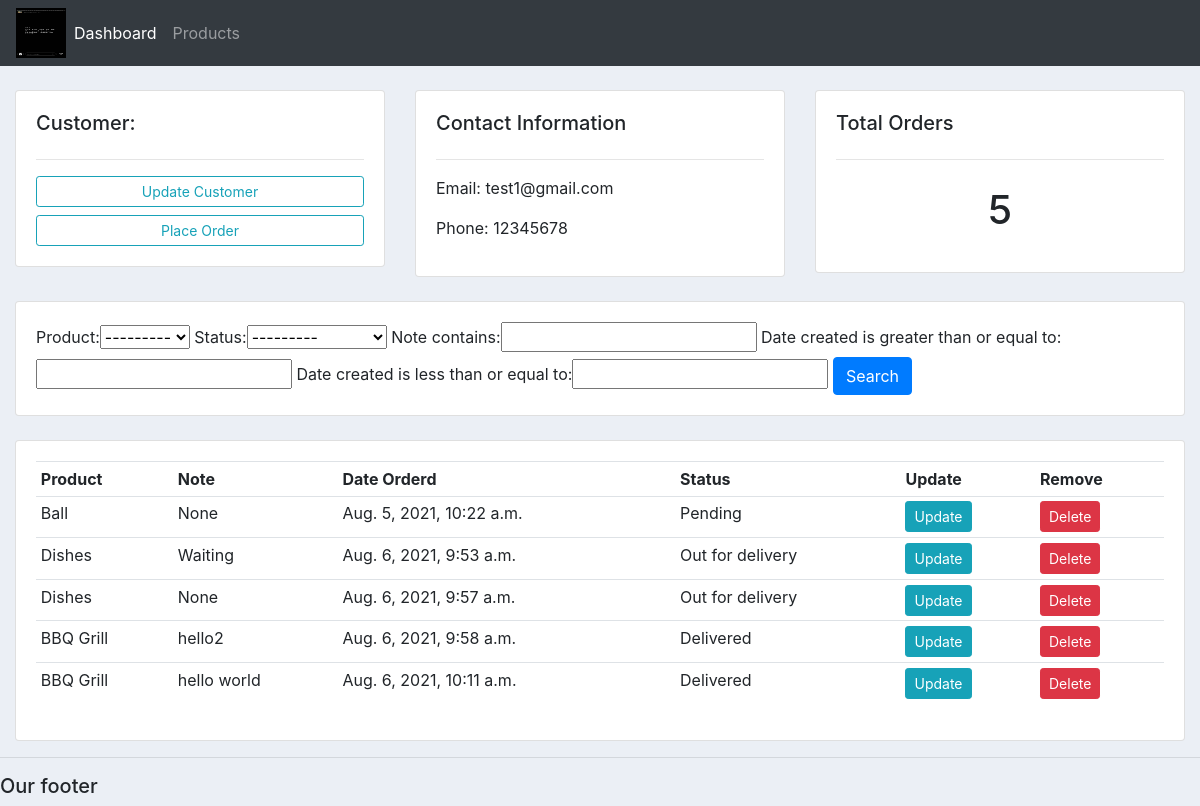
The app's page /customer/1/ with its own data.
### accounts/models.py (models this page shows, shortened)
class Customer(models.Model):
	name = models.CharField(max_length=200, null=True)
	phone = models.CharField(max_length=200, null=True)
	email = models.CharField(max_length=200, null=True)
	date_created = models.DateTimeField(auto_now_add=True, null=True)

class Order(models.Model):
	STATUS = (
			('Pending', 'Pending'),
			('Out for delivery', 'Out for delivery'),
			('Delivered', 'Delivered'),
			)
	customer = models.ForeignKey(Customer, null=True, on_delete= models.SET_NULL)
	product = models.ForeignKey(Product, null=True, on_delete= models.SET_NULL)
	date_created = models.DateTimeField(auto_now_add=True, null=True)
	status = models.CharField(max_length=200, null=True, choices=STATUS)
	note = models.CharField(max_length=1000, null=True)

class Product(models.Model):
	CATEGORY = (
			('Indoor', 'Indoor'),
			('Out Door', 'Out Door'),
			)
	name = models.CharField(max_length=200, null=True)
	price = models.FloatField(null=True)
	category = models.CharField(max_length=200, null=True, choices=CATEGORY)
	description = models.CharField(max_length=200, null=True, blank=True)
	date_created = models.DateTimeField(auto_now_add=True, null=True)
	tags = models.ManyToManyField(Tag)
	def __str__(self):
		return self.name

### accounts/views.py (the view)
# urls.py: path('customer/<str:pk_test>/', views.customer, name="customer"),
def customer(request, pk_test):
	customer = Customer.objects.get(id=pk_test)
	orders = customer.order_set.all()
	order_count = orders.count()
	myFilter = OrderFilter(request.GET, queryset=orders)
	orders  = myFilter.qs
	context = {'customer':customer, 'orders':orders, 'order_count':order_count,'myFilter':myFilter}
	return render(request, 'accounts/customer.html',context)

### accounts/templates/accounts/customer.html
{%  extends 'accounts/main.html' %}
{% block content %}
	<br>
<div class="row">
	<div class="col-md">
		<div class="card card-body">
			<h5>Customer:</h5>
			<hr>
			<a class="btn btn-outline-info  btn-sm btn-block" href="">Update Customer</a>
			<a class="btn btn-outline-info  btn-sm btn-block" href="{% url 'create_order' customer.id %}">Place Order</a>
		</div>
	</div>
	<div class="col-md">
		<div class="card card-body">
			<h5>Contact Information</h5>
			<hr>
			<p>Email: {{customer.email}}</p>
			<p>Phone: {{customer.phone}}</p>
		</div>
	</div>
	<div class="col-md">
		<div class="card card-body">
			<h5>Total Orders</h5>
			<hr>
			<h1 style="text-align: center;padding: 10px">{{order_count}}</h1>
		</div>
	</div>
</div>
<br>
<div class="row">
	<div class="col">
		<div class="card card-body">
			<form method="get">
				{{myFilter.form}}
		    <button class="btn btn-primary" type="submit">Search</button>
		  </form>
		</div>
	</div>
</div>
<br>
<div class="row">
	<div class="col-md">
		<div class="card card-body">
			<table class="table table-sm">
				<tr>
					<th>Product</th>
					<th>Note</th>
					<th>Date Orderd</th>
					<th>Status</th>
					<th>Update</th>
					<th>Remove</th>
				</tr>
				{% for order in orders %}
				<tr>
					<td>{{order.product}}</td>
					<td>{{order.note}}</td>
					<td>{{order.date_created}}</td>
					<td>{{order.status}}</td>
					<td><a class="btn btn-sm btn-info" href="{% url 'update_order' order.id %}">Update</a></td>
					<td><a class="btn btn-sm btn-danger" href="{% url 'delete_order' order.id %}">Delete</a></td>
				</tr>
				{% endfor %}
			</table>
		</div>
	</div>
</div>
{% endblock %}

### static/css/main.css (style rules this page uses)
body { background-color: #ebeff5; }

### records on screen
Customer: email "test1@gmail.com", phone "12345678"
Order: product "Ball", note "None", date_created "Aug. 5, 2021, 10:22 a.m.", status "Pending"
Order: product "Dishes", note "Waiting", date_created "Aug. 6, 2021, 9:53 a.m.", status "Out for delivery"
Order: product "Dishes", note "None", date_created "Aug. 6, 2021, 9:57 a.m.", status "Out for delivery"
Order: product "BBQ Grill", note "hello2", date_created "Aug. 6, 2021, 9:58 a.m.", status "Delivered"
Order: product "BBQ Grill", note "hello world", date_created "Aug. 6, 2021, 10:11 a.m.", status "Delivered"

### other values on screen
{{ order_count }} "5"
